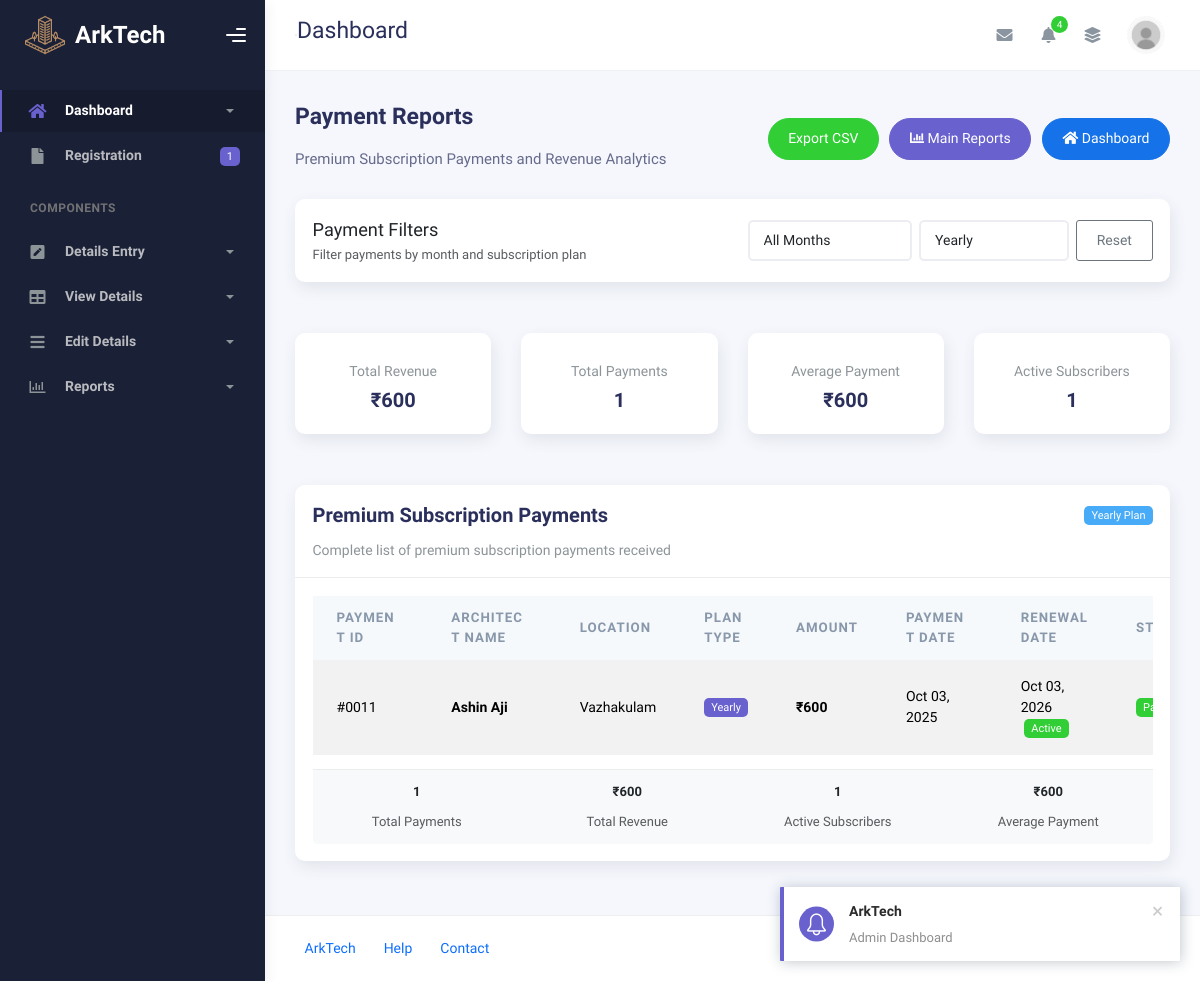
The page /Admin/paymentreport.php?plan=1 on the database as committed earlier.
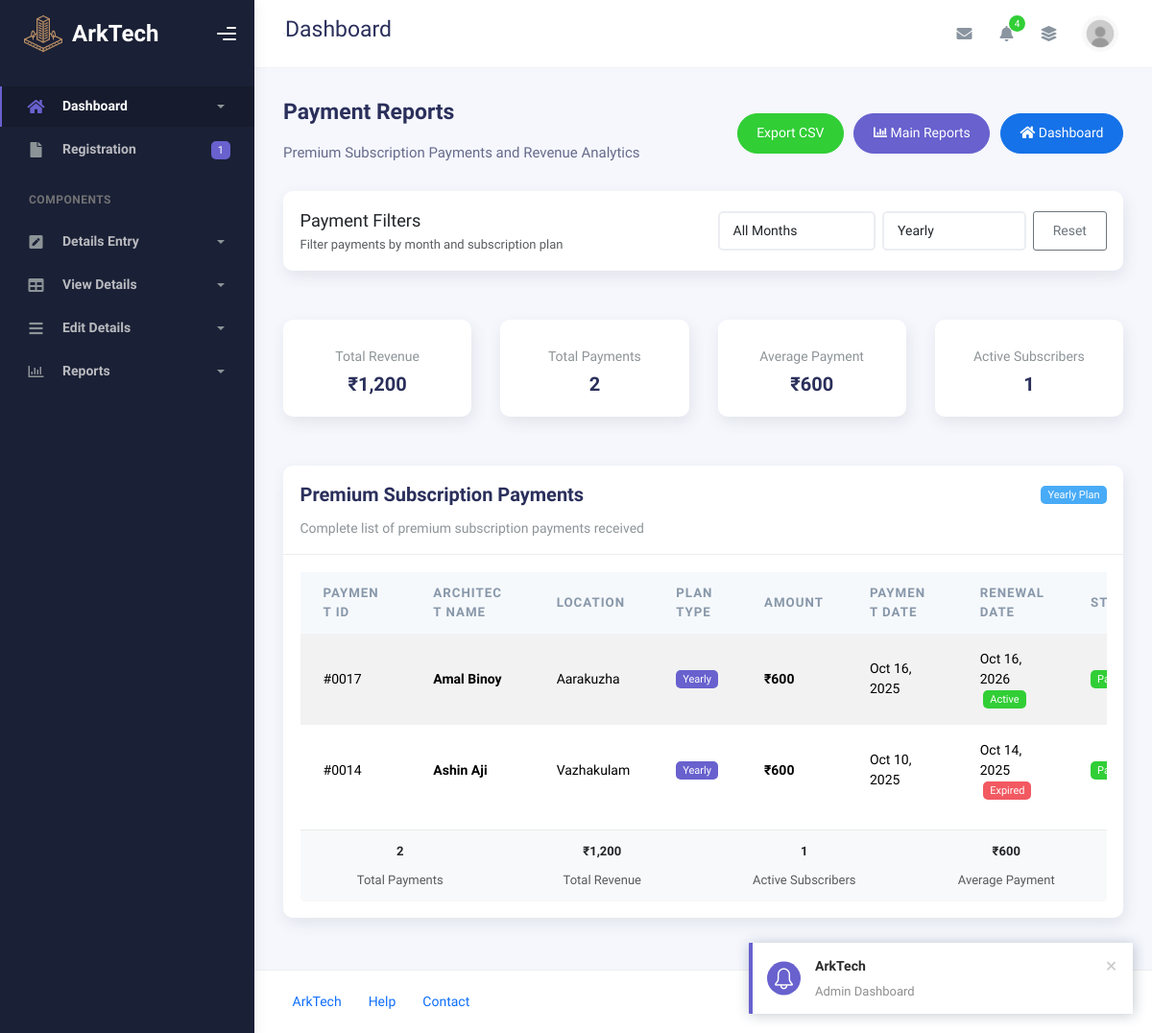
The same page on the database as committed later.
### tables this page shows
CREATE TABLE IF NOT EXISTS `tbl_subscriptionplan` (
  `payid` int NOT NULL AUTO_INCREMENT,
  `plan_id` int NOT NULL,
  `architect_id` int NOT NULL,
  `status` varchar(30) NOT NULL,
  `amount` int NOT NULL,
  `renewaldate` date NOT NULL,
  `regdate` date NOT NULL,
  PRIMARY KEY (`payid`)
);

CREATE TABLE IF NOT EXISTS `tbl_architects` (
  `cust_id` int NOT NULL,
  `architect_id` int NOT NULL AUTO_INCREMENT,
  `arch_name` varchar(50) NOT NULL,
  `about` mediumtext NOT NULL,
  `profiles` varchar(500) NOT NULL,
  `email` varchar(50) NOT NULL,
  `phone` bigint NOT NULL,
  `username` varchar(20) NOT NULL,
  `passwords` varchar(50) NOT NULL,
  `certificate_of_licensce` varchar(200) NOT NULL,
  `arch_locations` varchar(500) NOT NULL,
  `status` varchar(20) NOT NULL,
  `plan_id` int NOT NULL,
  `renewaldate` date NOT NULL,
  PRIMARY KEY (`architect_id`),
  UNIQUE KEY `unique_cust_id` (`cust_id`)
);

CREATE TABLE IF NOT EXISTS `tbl_plan` (
  `plan_id` int NOT NULL AUTO_INCREMENT,
  `plan_name` varchar(100) NOT NULL,
  `amount` int NOT NULL,
  `duration` int NOT NULL,
  PRIMARY KEY (`plan_id`)
);

### dboperation.php (called while the page is built, shortened)
<?php
class dboperation
{
    public $con,$res;
    function __construct()
    {
        $this->con=mysqli_connect("localhost","root","","arktech");
    }
    public function executequery($sql)
    {
        $this->res=mysqli_query($this->con,$sql);
        return $this->res;
    }
}
?>

### Admin/paymentreport.php (the view, shortened to what the changed rows need)
<?php
include('./header.php');
include("../dboperation.php");
$database = new dboperation();
$filter_plan = $_GET['plan'] ?? '';
$filter_conditions = "WHERE s.status = 'Paid'";
if ($filter_plan) {
    $filter_conditions .= " AND s.plan_id = '$filter_plan'";
}
$premium_query = "SELECT
    a.arch_name,
    a.email,
    a.phone,
    p.plan_name,
    s.amount,
    s.status,
    s.regdate,
    s.renewaldate,
    a.arch_locations,
    s.payid
    FROM tbl_subscriptionplan s
    JOIN tbl_architects a ON s.architect_id = a.architect_id
    JOIN tbl_plan p ON s.plan_id = p.plan_id
    $filter_conditions
    ORDER BY s.regdate DESC";
$premium_result = $database->executequery($premium_query);
$total_revenue = 0;
$premium_architects = [];
if ($premium_result) {
    while ($premium_row = mysqli_fetch_array($premium_result)) {
        $premium_architects[] = $premium_row;
        $total_revenue += $premium_row['amount'];
    }
} else {
    echo "<div class='alert alert-danger'>Error executing query: " . mysqli_error($database->conn) . "</div>";
}
?>
<div class="container">
    <div class="page-inner">
        <div class="row mb-4">
            <div class="col-md-3">
                <div class="card">
                    <div class="card-body text-center">
                        <div class="numbers">
                            <p class="card-category">Total Revenue</p>
                            <h4 class="card-title">₹<?php echo number_format($total_revenue); ?></h4>
                        </div>
                    </div>
                </div>
            </div>
            <div class="col-md-3">
                <div class="card">
                    <div class="card-body text-center">
                        <div class="numbers">
                            <p class="card-category">Total Payments</p>
                            <h4 class="card-title"><?php echo count($premium_architects); ?></h4>
                        </div>
                    </div>
                </div>
            </div>
                            <h4 class="card-title"><?php
                                $active_count = 0;
                                foreach($premium_architects as $arch) {
                                    if(strtotime($arch['renewaldate']) > time()) {
                                        $active_count++;
                                    }
                                }
                            ?></h4>
        </div>
        <div class="row">
            <div class="col-md-12">
                <div class="card">
                    <div class="card-body">
                        <?php if (count($premium_architects) > 0): ?>
                        <div class="table-responsive">
                            <table class="table table-striped table-hover">
                                <thead class="thead-light">
                                    <tr>
                                        <th>Payment ID</th>
                                        <th>Architect Name</th>
                                        <th>Location</th>
                                        <th>Plan Type</th>
                                        <th>Amount</th>
                                        <th>Payment Date</th>
                                        <th>Renewal Date</th>
                                        <th>Status</th>
                                    </tr>
                                </thead>
                                <tbody>
                                    <?php foreach ($premium_architects as $architect): ?>
                                    <tr>
                                        <td>
                                            #<?php echo str_pad($architect['payid'], 4, '0', STR_PAD_LEFT); ?>
                                        </td>
                                        <td>
                                            <strong><?php echo htmlspecialchars($architect['arch_name']); ?></strong>
                                        </td>
                                        <td>
                                            <?php echo htmlspecialchars($architect['arch_locations']); ?>
                                        </td>
                                        <td>
                                            <span class="badge badge-secondary">
                                                <?php echo ucfirst(htmlspecialchars($architect['plan_name'])); ?>
                                            </span>
                                        </td>
                                        <td>
                                            <strong>₹<?php echo number_format($architect['amount']); ?></strong>
                                        </td>
                                        <td>
                                            <?php echo date('M d, Y', strtotime($architect['regdate'])); ?>
                                        </td>
                                        <td>
                                            <?php echo date('M d, Y', strtotime($architect['renewaldate'])); ?>
                                            <?php if(strtotime($architect['renewaldate']) > time()): ?>
                                                <small class="badge badge-success ms-1">Active</small>
                                            <?php else: ?>
                                                <small class="badge badge-danger ms-1">Expired</small>
                                            <?php endif; ?>
                                        </td>
                                        <td>
                                            <span class="badge badge-success">Paid</span>
                                        </td>
                                    </tr>
                                    <?php endforeach; ?>
                                </tbody>
                            </table>
                        </div>
                        <div class="card-footer bg-light">
                            <div class="row text-center">
                                <div class="col-md-3">
                                    <div>
                                        <strong><?php echo count($premium_architects); ?></strong><br>
                                        <small class="text-muted">Total Payments</small>
                                    </div>
                                </div>
                                <div class="col-md-3">
                                    <div>
                                        <strong>₹<?php echo number_format($total_revenue); ?></strong><br>
                                        <small class="text-muted">Total Revenue</small>
                                    </div>
                                </div>
                                <div class="col-md-3">
                                    <div>
                                        <strong><?php echo $active_count; ?></strong><br>
                                        <small class="text-muted">Active Subscribers</small>
                                    </div>
                                </div>
                                <div class="col-md-3">
                                    <div>
                                        <strong>₹<?php echo count($premium_architects) > 0 ? number_format($total_revenue / count($premium_architects)) : '0'; ?></strong><br>
                                        <small class="text-muted">Average Payment</small>
                                    </div>
                                </div>
                            </div>
                        </div>
                        <?php endif; ?>
                    </div>
                </div>
            </div>
        </div>
    </div>
</div>
<?php include('footer.php'); ?>

Rows that differ between the two databases and show on the page:
removed tbl_subscriptionplan: payid "0011", architect.arch_name "Ashin Aji", architect.arch_locations "Vazhakulam", plan.plan_name "Yearly", amount "600", regdate "Oct 03, 2025", renewaldate "Oct 03, 2026", shows "Active"
added tbl_subscriptionplan: payid "0017", architect.arch_name "Amal Binoy", architect.arch_locations "Aarakuzha", plan.plan_name "Yearly", amount "600", regdate "Oct 16, 2025", renewaldate "Oct 16, 2026", shows "Active"
added tbl_subscriptionplan: payid "0014", architect.arch_name "Ashin Aji", architect.arch_locations "Vazhakulam", plan.plan_name "Yearly", amount "600", regdate "Oct 10, 2025", renewaldate "Oct 14, 2025", shows "Expired"
Other text that changed with them:
$total_revenue: "600" → "1,200"
count($premium_architects): "1" → "2"
